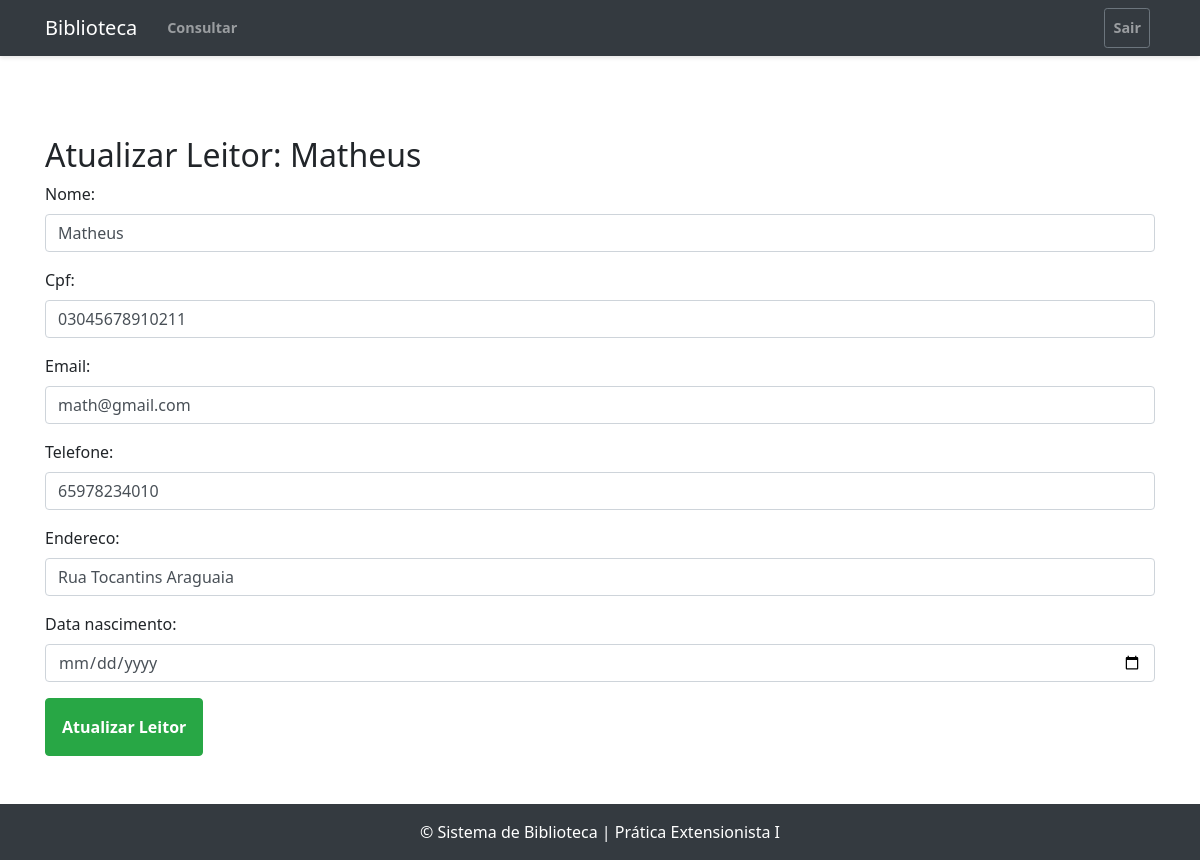
/leitor/atualizar/4/ (signed in), run on the app's committed database.
### biblioteca/models.py (models this page shows, shortened)
class Leitor(models.Model):
    nome = models.CharField(max_length=100)
    cpf = models.CharField(max_length=14, unique=True)
    email = models.EmailField(unique=True)
    telefone = models.CharField(max_length=20, blank=True, null=True)
    endereco = models.CharField(max_length=200, blank=True, null=True)
    data_nascimento = models.DateField(blank=True, null=True)
    data_criacao = models.DateTimeField(auto_now_add=True)
    data_atualizacao = models.DateTimeField(auto_now=True)
    class Meta:
        verbose_name = "Leitor"
        verbose_name_plural = "Leitores"

### biblioteca/views.py (the view)
    def wrapper(request, *args, **kwargs):
        if 'funcionario_logado_id' not in request.session:
            messages.warning(request, "Você precisa estar logado para acessar esta página.")
            return redirect('login')
        return view_func(request, *args, **kwargs)

### biblioteca/forms.py
class LeitorForm(forms.ModelForm):
    class Meta:
        model = Leitor
        fields = ['nome', 'cpf', 'email', 'telefone', 'endereco', 'data_nascimento']
    def __init__(self, *args, **kwargs):
        super(LeitorForm, self).__init__(*args, **kwargs)
        for field_name, field in self.fields.items():
            field.widget.attrs['class'] = 'form-control'
        self.fields['data_nascimento'].widget = forms.DateInput(
            attrs={'type': 'date', 'class': 'form-control'}
        )

### biblioteca/views.py (called while the page is built)
def funcionario_login_required(view_func):
    def wrapper(request, *args, **kwargs):
        if 'funcionario_logado_id' not in request.session:
            messages.warning(request, "Você precisa estar logado para acessar esta página.")
            return redirect('login')
        return view_func(request, *args, **kwargs)
    return wrapper

@funcionario_login_required
def atualizar_leitor(request, pk): # 'pk' para Primary Key do leitor
    leitor = get_object_or_404(Leitor, pk=pk)
    if request.method == 'POST':
        form = LeitorForm(request.POST, instance=leitor)
        if form.is_valid():
            form.save()
            messages.success(request, "Leitor atualizado com sucesso!")
            return redirect('leitor_consultar')
        else:
            messages.error(request, "Erro ao atualizar leitor. Verifique os dados.")
    else:
        form = LeitorForm(instance=leitor) # Preenche o formulário com dados existentes
    return render(request, 'leitor/atualizar_leitor.html', {'form': form, 'leitor': leitor})

### templates/leitor/atualizar_leitor.html (shortened to what this page needs)
{% extends 'base.html' %}
{% load static %}
{% block navbar_actions %}
<ul class="navbar-nav">
    <li class="nav-item">
        <a class="btn btn-link nav-link" href="{% url 'leitor_consultar' %}">Consultar</a>
    </li>
</ul>
{% endblock %}
{% block content %}
<div class="container py-5">
    <h2>Atualizar Leitor: {{ leitor.nome }}</h2>
    <form action="{% url 'atualizar_leitor' leitor.pk %}" method="POST">
        <div class="form-group">
            {{ form.as_p }}
        </div>
        <button type="submit" class="btn btn-success">Atualizar Leitor</button>
    </form>
</div>
{% endblock %}

### static/css/estetica.css (style rules this page uses)
body { font-family: 'Segoe UI', Tahoma, Geneva, Verdana, sans-serif; }
.btn { padding: 1rem; font-weight: bold; font-size: 1rem; }
.navbar-nav .nav-link { margin: 0 5px; }
.navbar-nav .btn { padding: 0.5rem 1rem; font-size: 0.9rem; }

### data on the page
Leitor: nome "Matheus", cpf "03045678910211", email "math@gmail.com", telefone "65978234010", endereco "Rua Tocantins Araguaia"
